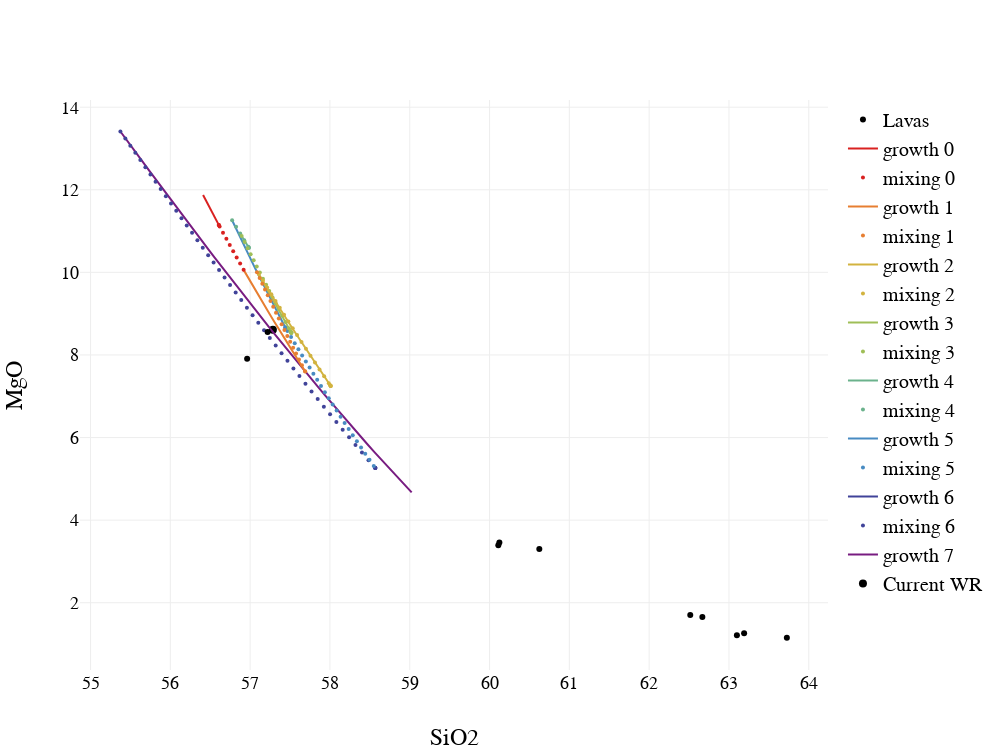

Source (notebook cell):
### Code cell
Plotly(
    [
        ...liquidLine("SiO2","MgO"),
        {
            x : lava.SiO2,
            y : lava.MgO,
            mode : "markers",
            marker: {
                color : "black"
            },
            name : "Lavas"
        }
    ],
    spread(
        largeSize,
        legend(false),
        axis("x","SiO2"),
        axis("y","MgO")
    )      
)
